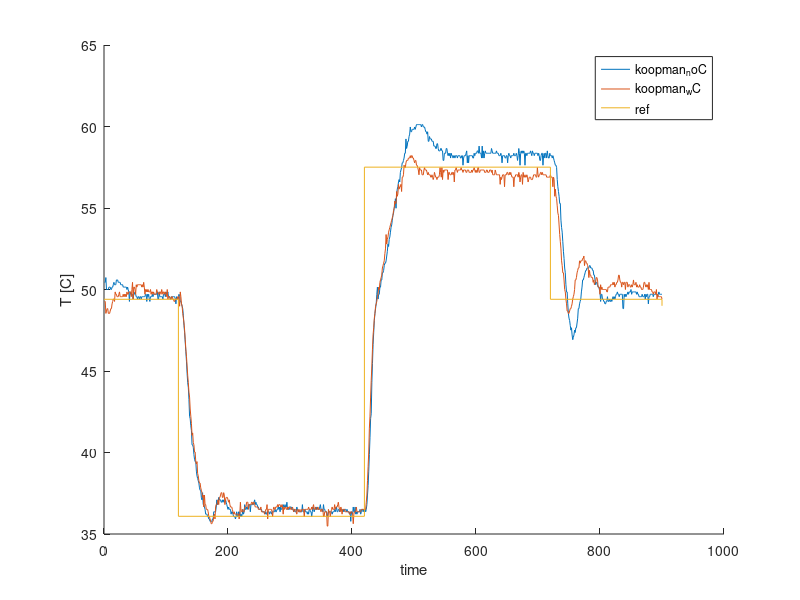
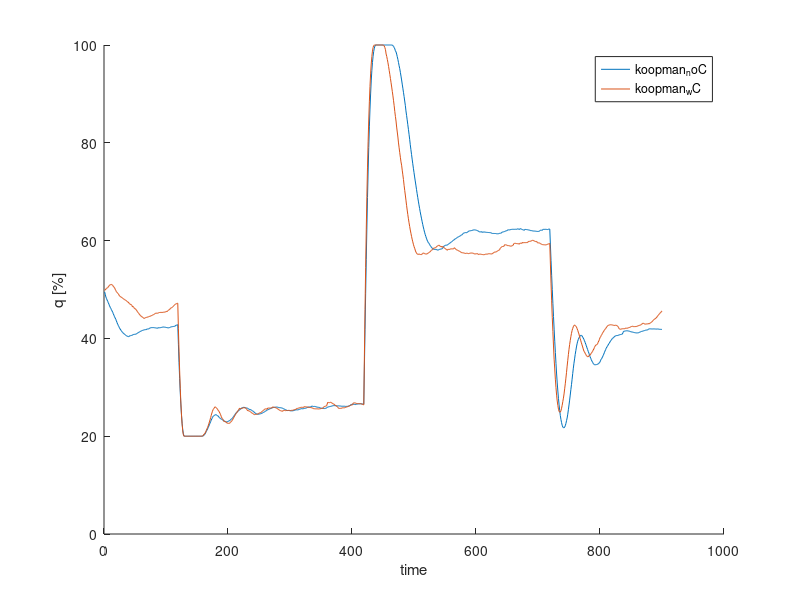
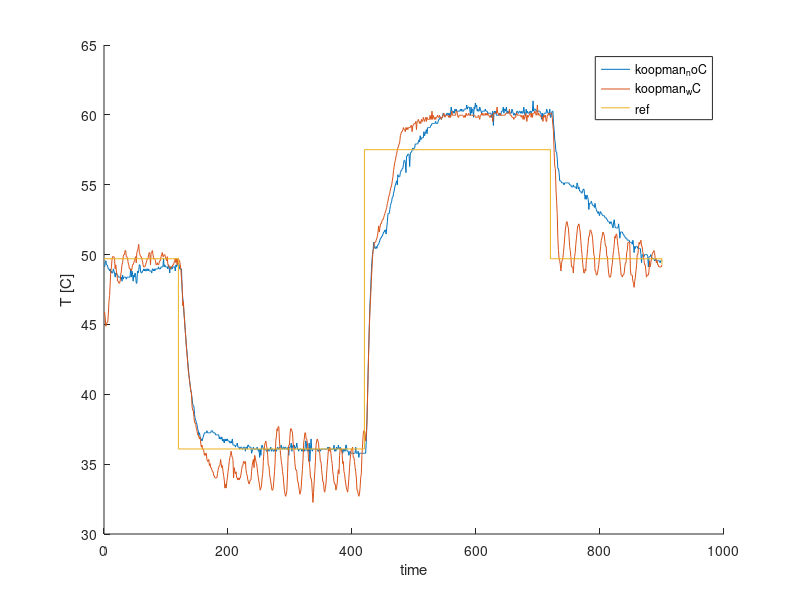
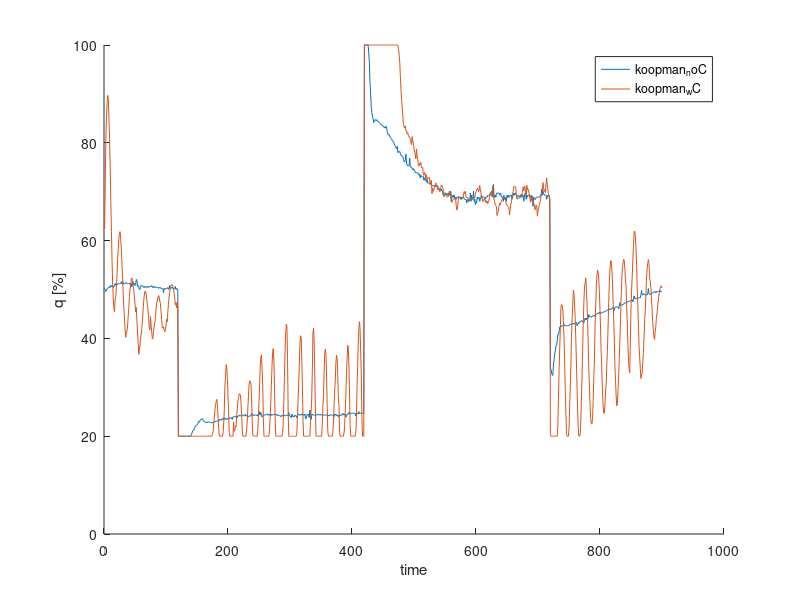

Reproduce these figures in MATLAB, in order.
clear; close all;

y_koopman_noC = load('strejc_ref_x_3').y;
y_koopman_wC = load('koop_wC_ref_x_3').y;

u_koopman_noC = load('strejc_ref_u_3').u;
u_koopman_wC = load('koop_wC_ref_u_3').u;

part = [120:900];
dif = 49.4-46.902094;
%% plots
figure
hold on
plot(y_koopman_noC)
plot(y_koopman_wC)
stairs([0 120 420 720, 900], [46.902094+dif,  36.086426,  57.50674, 46.902094+dif,46.502094+dif])
legend('koopman_noC' , 'koopman_wC', "ref")
xlabel('time') 
ylabel('T [C]') 
%%
figure
hold on
plot(u_koopman_noC)
plot(u_koopman_wC)
legend('koopman_noC' , 'koopman_wC')
xlabel('time') 
ylabel('q [%]') 

%%
e_ko = sum(abs(y_koopman_noC(part)-48))
e_st = sum(abs(y_koopman_wC(part)-48))
kbetter = e_ko/e_st

%%
eu_ko = sum(abs(u_koopman_noC(part)-50))
eu_st = sum(abs(u_koopman_wC(part)-50))
kubetter = eu_ko/eu_st

%%
uabs_ko = sum(abs(u_koopman_noC(part)))
uabs_st = sum(abs(u_koopman_wC(part)))
kuabsbetter = uabs_ko/uabs_st
%%
uc_ko = sum((y_koopman_noC(part)-48).^2)*10+sum((u_koopman_noC(part)-50).^2)
uc_st = sum((y_koopman_wC(part)-48).^2)*10+sum((u_koopman_wC(part)-50).^2)
koopman_noC_better = uc_ko/uc_st

y_koopman_noC = load('koop_noC_ref_x').y;
y_koopman_wC = load('koop_wC_ref_x').y;

u_koopman_noC = load('koop_noC_ref_u').u;
u_koopman_wC = load('koop_wC_ref_u').u;

part = [60:900];
dif = 49.4-46.602094;

%% plots
figure
hold on
plot(y_koopman_noC)
plot(y_koopman_wC)
stairs([0 120 420 720, 900], [46.902094+dif,  36.086426,  57.50674, 46.902094+dif,46.502094+dif])
legend('koopman_noC' , 'koopman_wC', "ref")
xlabel('time') 
ylabel('T [C]') 
%%
figure
hold on
plot(u_koopman_noC)
plot(u_koopman_wC)
legend('koopman_noC' , 'koopman_wC')
xlabel('time') 
ylabel('q [%]') 

y_koopman_noC = load('koop_noC_ref_x_2').y;
y_koopman_wC = load('koop_wC_ref_x_2').y;

u_koopman_noC = load('koop_noC_ref_u_2').u;
u_koopman_wC = load('koop_wC_ref_u_2').u;

part = [60:900];
dif = 49.4-46.902094;
%% plots
figure
hold on
plot(y_koopman_noC)
plot(y_koopman_wC)
stairs([0 120 420 720, 900], [46.902094+dif,  36.086426,  57.50674, 46.902094+dif,46.502094+dif])
legend('koopman_noC' , 'koopman_wC', "ref")
xlabel('time') 
ylabel('T [C]') 
%%
figure
hold on
plot(u_koopman_noC)
plot(u_koopman_wC)
legend('koopman_noC' , 'koopman_wC')
xlabel('time') 
ylabel('q [%]') 
% %%
% 
% y_koopman_noC = load('koopman_noC_10_01_dis_p1_y_03').y;
% y_koopman_wC = load('koopman_wC_10_01_dis_p1_y_03').y;
% 
% u_koopman_noC = load('koopman_noC_10_01_dis_p1_u_03').u;
% u_koopman_wC = load('koopman_wC_10_01_dis_p1_u_03').u;
% 
% %% plots
% figure
% hold on
% plot(y_koopman_noC)
% plot(y_koopman_wC)
% 
% figure
% hold on
% plot(u_koopman_noC)
% plot(u_koopman_wC)
% 
% %%
% e_ko = sum(abs(y_koopman_noC(60:end)-52))
% e_st = sum(abs(y_koopman_wC(60:end)-52))
% kbetter = e_ko/e_st
% 
% %%
% eu_ko = sum(abs(u_koopman_noC(60:end)-50))
% eu_st = sum(abs(u_koopman_wC(60:end)-50))
% kubetter = eu_ko/eu_st
% 
% %%
% uabs_ko = sum(abs(u_koopman_noC(60:end)))
% uabs_st = sum(abs(u_koopman_wC(60:end)))
% kuabsbetter = uabs_ko/uabs_st
% %%
% uc_ko = sum((y_koopman_noC(60:end)-52).^2)*10+sum((u_koopman_noC(60:end)-50).^2)
% uc_st = sum((y_koopman_wC(60:end)-52).^2)*10+sum((u_koopman_wC(60:end)-50).^2)
% koopman_noC_better = uc_ko/uc_st
% 
